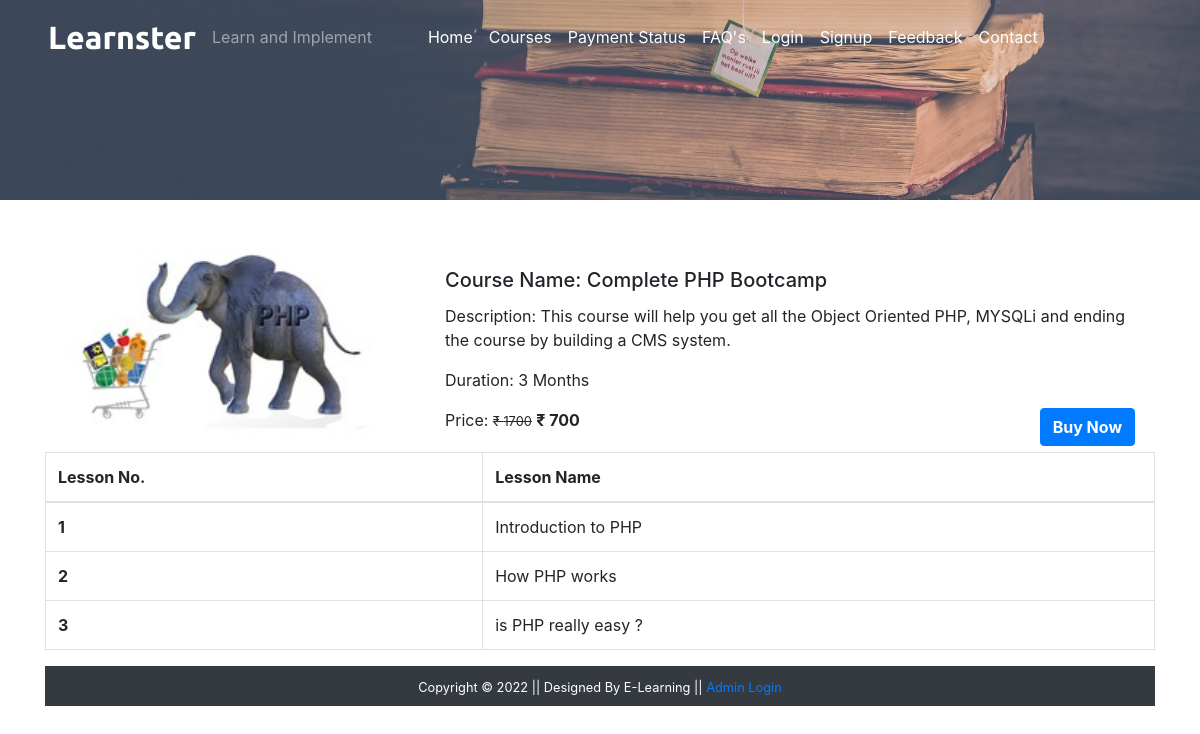
/coursedetails.php?course_id=9, run on the app's committed database.
### tables this page shows
CREATE TABLE `course` (
  `course_id` int(11) NOT NULL,
  `course_name` text NOT NULL,
  `course_desc` text NOT NULL,
  `course_author` varchar(255) NOT NULL,
  `course_img` text NOT NULL,
  `course_duration` text NOT NULL,
  `course_price` int(11) NOT NULL,
  `course_original_price` int(11) NOT NULL
);

CREATE TABLE `lesson` (
  `lesson_id` int(11) NOT NULL,
  `lesson_name` text NOT NULL,
  `lesson_desc` text NOT NULL,
  `lesson_link` text NOT NULL,
  `course_id` int(11) NOT NULL,
  `course_name` text NOT NULL
);

### coursedetails.php (the view, shortened to what this page needs)
<?php
  include('./mainInclude/header.php');
?>
    <div class="container-fluid bg-dark">
      <div class="row">
        <img src="./image/coursebanner.jpg" alt="courses" style="height:200px; width:100%; object-fit:cover; box-shadow:10px;"/>
      </div>
    </div>
    <div class="container mt-5">
      <?php
          if(isset($_GET['course_id'])){
           $course_id = $_GET['course_id'];
           $sql = "SELECT * FROM course WHERE course_id = '$course_id'";
          $result = $conn->query($sql);
          if($result->num_rows > 0){
            while($row = $result->fetch_assoc()){
              echo '
                <div class="row">
                <div class="col-md-4">
                  <img src="'.str_replace('..', '.', $row['course_img']).'" class="card-img-top" alt="Guitar" />
                </div>
                <div class="col-md-8">
                  <div class="card-body">
                    <h5 class="card-title">Course Name: '.$row['course_name'].'</h5>
                    <p class="card-text"> Description: '.$row['course_desc'].'</p>
                    <p class="card-text"> Duration: '.$row['course_duration'].'</p>
                    <form action="checkout.php" method="post">
                      <p class="card-text d-inline">Price: <small><del>&#8377 '.$row['course_original_price'].'</del></small> <span class="font-weight-bolder">&#8377 '.$row['course_price'].'<span></p>
                      <input type="hidden" name="id" value='. $row["course_price"] .'>
                      <button type="submit" class="btn btn-primary text-white font-weight-bolder float-right" name="buy">Buy Now</button>
                    </form>
                  </div>
                </div>
              ';
            }
          }
         }
        ?>
      </div>
      <div class="container">
          <div class="row">
          <?php $sql = "SELECT * FROM lesson";
                $result = $conn->query($sql);
                if($result->num_rows > 0){
          echo '
           <table class="table table-bordered table-hover">
             <thead>
               <tr>
                 <th scope="col">Lesson No.</th>
                 <th scope="col">Lesson Name</th>
               </tr>
             </thead>
             <tbody>';
             $num = 0;
             while($row = $result->fetch_assoc()){
              if($row['course_id'] == $course_id) {
               $num++;
              echo ' <tr>
               <th scope="row">'.$num.'</th>
               <td>'. $row["lesson_name"].'</td></tr>';
              }
             }
             echo '</tbody>
           </table>';
            } ?>
       </div>
      </div>
     <?php
  include('./mainInclude/footer.php');
?>

### data on the page
course: course_img (picture), course_name "Complete PHP Bootcamp", course_desc "This course will help you get all the Object Oriented PHP, MYSQLi and ending the course by building a CMS system.", course_duration "3 Months", course_original_price "1700", course_price "700"
lesson: lesson_name "Introduction to PHP"
lesson: lesson_name "How PHP works"
lesson: lesson_name "is PHP really easy ?"
